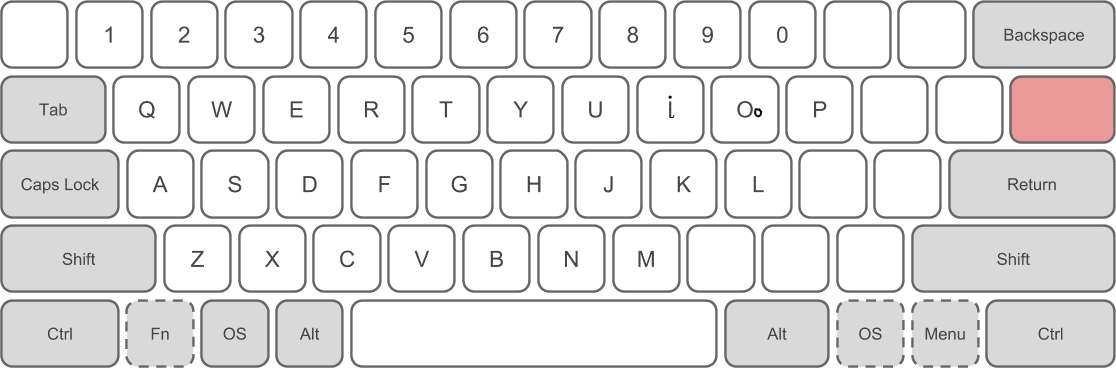
#> input picture data/2.png, 1116 x 368 px
$ python image.py
#> lines starting #> are read from the running program, lines starting #| are printed output that depends on the picture; after the words box and inside, x2 and y2 are one past the last pixel; in counts of white or black regions, pixels touching at a corner belong together
import cv2
import numpy as np
import pytesseract


def image_process(path, thresh_area=(4000, 200000)):
#> called with path = 'data/2.png', thresh_area = (4000, 200000)
    img = cv2.imread(path)
#> img is the input picture: shape (368, 1116, 3); mean B, G, R 227.4, 227.4, 228.6
    img = cv2.cvtColor(img, cv2.COLOR_BGR2RGB)
    gray = cv2.cvtColor(img, cv2.COLOR_RGB2GRAY)
    ret, thresh1 = cv2.threshold(gray, 160, 255, cv2.THRESH_BINARY)
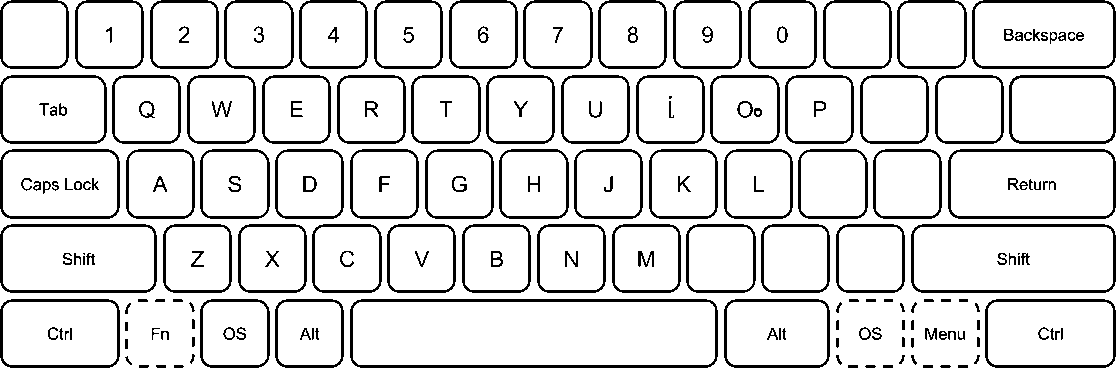
#> thresh1: shape (368, 1116); 86.9% white; 199 black regions (6 under 20 px), largest, box (x1, y1, x2, y2) and area: (350, 299, 718, 368) 2497, (911, 224, 1116, 293) 1523, (948, 149, 1116, 219) 1303

    gray = cv2.cvtColor(img, cv2.COLOR_RGB2GRAY)
    blurred = cv2.medianBlur(gray, 5)
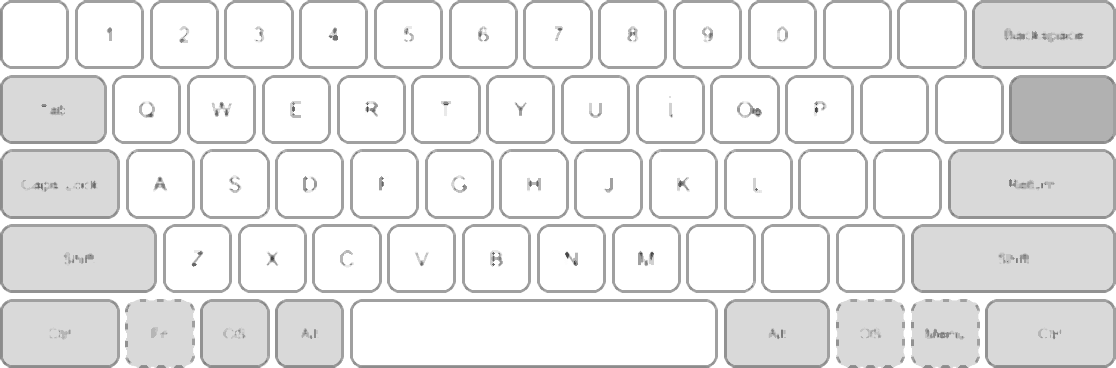
#> blurred: shape (368, 1116); min 70, max 255, mean 232.3
    edges = cv2.Canny(gray, 50, 150)
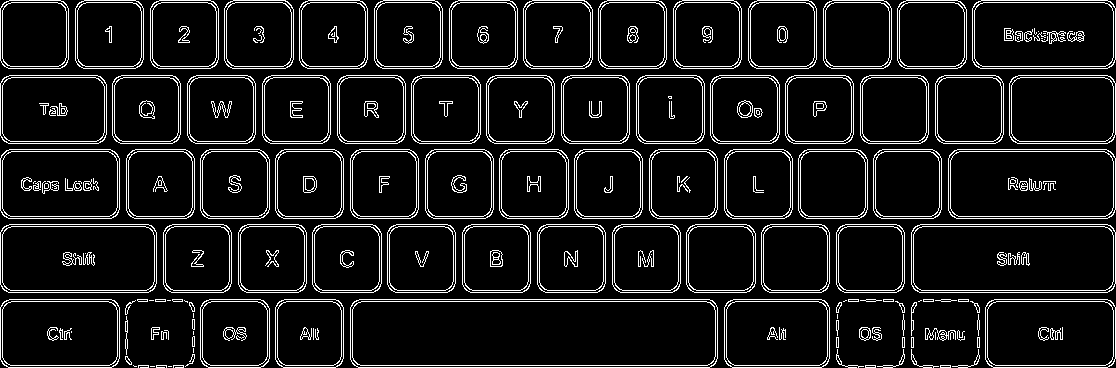
#> edges: shape (368, 1116); 9.8% white in thin lines or dots
    contours, hierarchy = cv2.findContours(edges.copy(), cv2.RETR_EXTERNAL, cv2.CHAIN_APPROX_SIMPLE)
#> contours = 116 contours, 26 with area under 20; largest, box (x1, y1, x2, y2) and area: (350, 299, 718, 368) 24859, (911, 224, 1116, 293) 13775, (948, 149, 1116, 219) 11415, (0, 224, 157, 293) 10511, (972, 0, 1116, 69) 9627

    output_img = img.copy()

    key_imgs = []
    cnt = 0

    # custom_config = r'--oem 3 --psm 6'
    custom_config = r'-l eng --psm 6'
    ans = {}

    for contour in contours:
        if cv2.contourArea(contour) < thresh_area[0] or cv2.contourArea(contour) > thresh_area[1]:
            continue
        cnt += 1

        epsilon = 0.04 * cv2.arcLength(contour, True)
        approx = cv2.approxPolyDP(contour, epsilon, True)

        # Nếu đường viền xấp xỉ có 4 góc (gần vuông)
        offset = 10
        x, y, w, h = cv2.boundingRect(approx)
        roi = thresh1[y + offset:y + h - offset, x + offset:x + w - offset]

        start_point = (x + offset, y + offset)  # Điểm bắt đầu của hình vuông
        end_point = (x + w - offset, y + h - offset)  # Điểm kết thúc của hình vuông
        color = (255, 0, 0)  # Màu đỏ trong định dạng BGR
        thickness = 2  # Độ dày của đường vẽ

        key_imgs.append(roi)

        output_img = cv2.rectangle(output_img, start_point, end_point, color, thickness)
        text = pytesseract.image_to_string(roi, config=custom_config)
        text = text.replace('\n', '')

        output_img = cv2.putText(output_img, text=text,
                                 fontFace=cv2.FONT_HERSHEY_SIMPLEX,
                                 fontScale=0.7,
                                 org=(x + offset, y + offset),
                                 color=(255, 0, 255), thickness=1, lineType=cv2.LINE_AA)

        text = ''.join(text.lower().split(' '))
        if len(text) > 1 and text[0] == text[1]:
            text = ''  + text[0]

        ans[text] = (x, y, w, h)
#> this loop made 49 passes
#> contour on passes 1, 2, 3, 4, 8, 15, 16, 17, 18, 19, 22, 23: [[168, 366], [171, 366]], [[150, 366], [154, 366]], [[940, 365], [940, 367], [950, 367], [950, 365]], [[865, 365], [865, 367], [875, 367], [875, 365]], [[133, 365], [134, 366], [136, 366], [134, 366]], [[193, 348], [193, 352]], [[977, 337], [977, 347], [979, 347], [979, 337]], [[911, 337], [911, 347], [913, 347], [913, 337]], [[902, 337], [902, 347], [904, 347], [904, 337]], [[836, 337], [836, 347], [838, 347], [838, 337]], [[935, 332], [935, 339]], [[193, 331], [193, 334]]
#> (cnt, epsilon, approx, offset, x, y, w, h) on pass 49: (1, 15.28, [[985, 307], [993, 367], [1114, 361], [1110, 300]], 10, 985, 300, 130, 68)
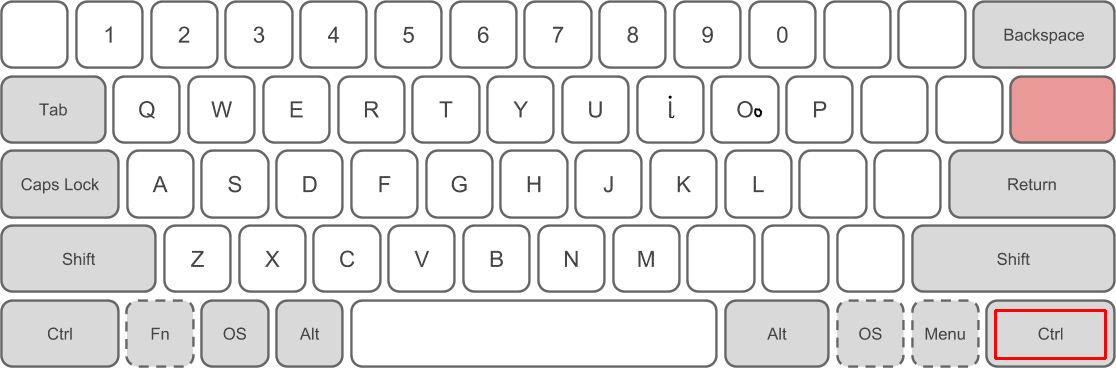
#> output_img: shape (368, 1116, 3); mean R, G, B 228.7, 226.9, 226.9
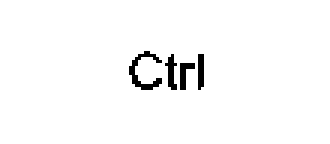
#> roi: shape (48, 110) (shown 3 times larger); 97.7% white; black in thin lines or dots, all inside (x1, y1, x2, y2) = (43, 17, 68, 30)
#> after the loop, ans = 0 items; cnt = 1; key_imgs = 1 item

    print(ans)

    return output_img, ans


if __name__ == '__main__':
    image_process('data/2.png')
#> (the call stopped at in image_process, `text = pytesseract.image_to_string(roi, config=custom_config)`: pytesseract is not available in this run)
